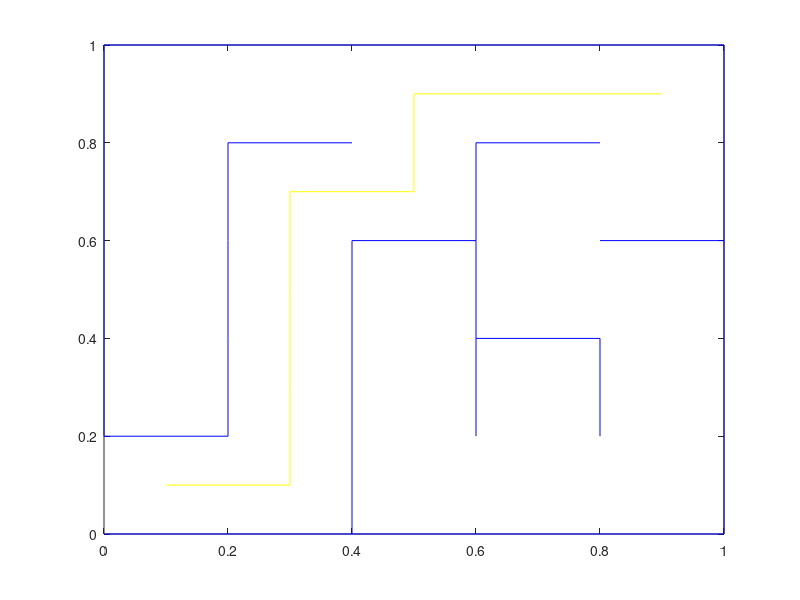

Write MATLAB code to recreate this figure. (Note: this script raises an error after producing the figure.)
storedStructure = load("largemaze_fixed.mat");
lines = storedStructure.lines;
hist = storedStructure.hist;
result = storedStructure.result;
board = storedStructure.board;
lines(2,2) = 0;

figure()
plot(lines(:,1),lines(:,2),'b', result(:,1),result(:,2),'y');

save('largemaze_fixed.mat','lines','board','hist','result')

